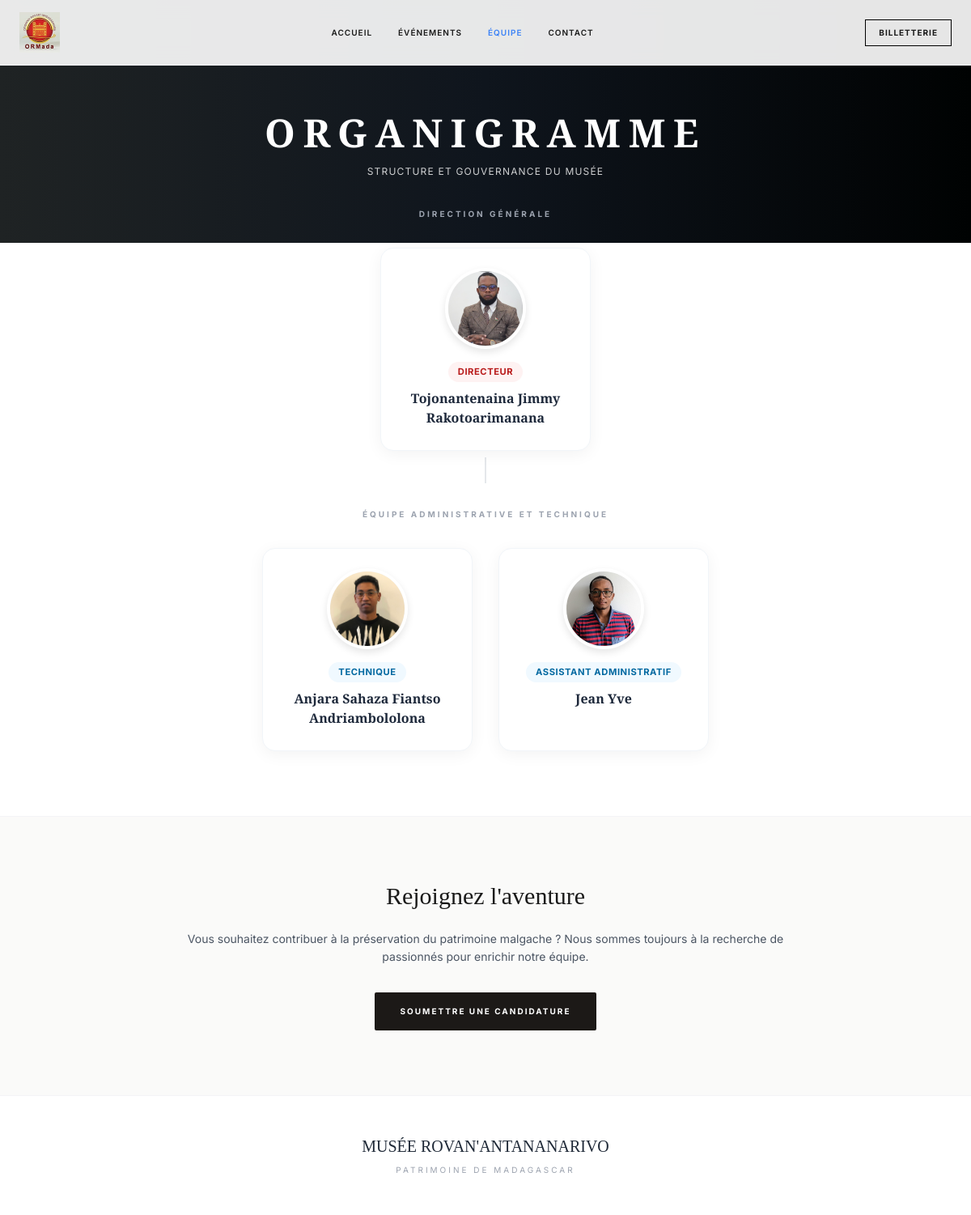
The app's page /equipe/, older data.
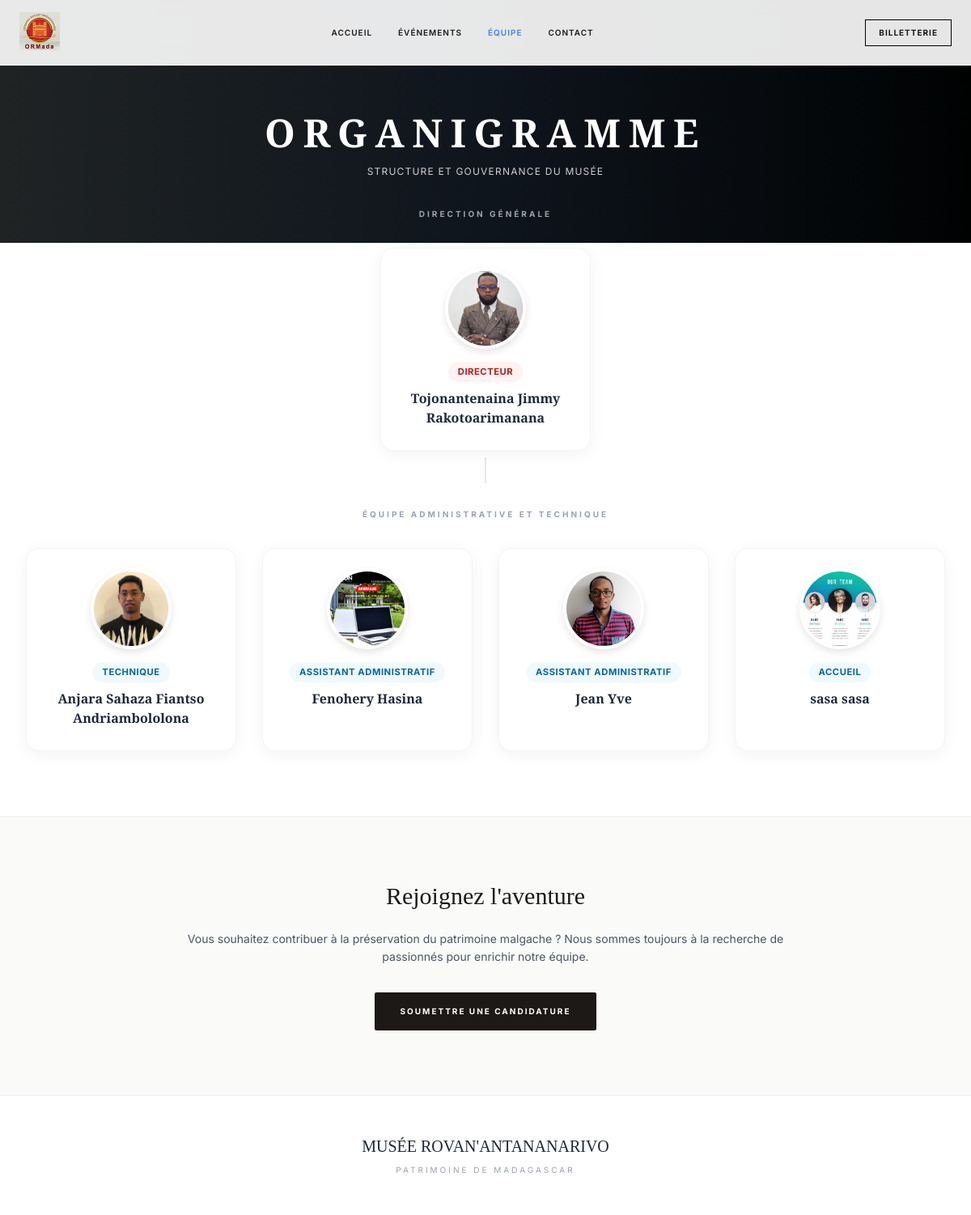
The same page, newer data.
### museum/models.py (models this page shows, shortened)
class StaffMember(models.Model):
    ROLE_CHOICES = [
        ('conservateur', 'Conservateur / Conservatrice'),
        ('guide', 'Agent d\'accueil et de guidage'),
        ('bibliotheque', 'Chef de service de la bibliothèque'),
        ('musee', 'Chef de service du musée'),
        ('conservation', 'Chef de service de la conservation'),
        ('saf', 'Chef de service des affaires financières'),
        ('rh', 'Responsable des ressources humaines'),
        ('informatique', 'Chef de division informatique'),
        ('communication', 'Chef de division communication'),
        ('administration', 'Assistant administratif'),
        ('autre', 'Autre'),
    ]
    first_name = models.CharField(max_length=100, verbose_name="Prénom")
    last_name = models.CharField(max_length=100, verbose_name="Nom")
    role = models.CharField(max_length=50, choices=ROLE_CHOICES, default='autre', verbose_name="Rôle")
    phone = models.CharField(max_length=20, verbose_name="Numéro de téléphone")
    email = models.EmailField(blank=True, verbose_name="Email professionnel")
    bio = models.TextField(blank=True, verbose_name="Biographie courte")
    photo = models.ImageField(upload_to='staff/', blank=True, null=True, verbose_name="Photo")
    is_active = models.BooleanField(default=True, verbose_name="En poste")
    joined_at = models.DateField(null=True, blank=True, verbose_name="Date d'arrivée")
    @property
    def full_name(self):
        return f"{self.first_name} {self.last_name}"
    class Meta:
        verbose_name = "Membre du personnel"
        verbose_name_plural = "Membres du personnel"
        ordering = ['last_name', 'first_name']

### museum/views.py (the view)
# urls.py: path('equipe/', views.staff, name='staff'),
def staff(request):
    members = StaffMember.objects.filter(is_active=True)
    return render(request, 'museum/staff.html', {'members': members})

### museum/templates/museum/staff.html (shortened to what this page needs)
{% load static %}
<!DOCTYPE html>
<html lang="fr">
<head>
    <script src="https://cdn.tailwindcss.com"></script>
</head>
<body>
<nav class="fixed w-full z-50 top-0 bg-white/90 backdrop-blur-md border-b border-gray-100">
    <div class="max-w-7xl mx-auto px-6 h-20 flex items-center justify-between">
        <a href="{% url 'home' %}" class="text-xl font-bold tracking-tighter serif uppercase">
            <img style="height: 50px;" src="{% static 'museum/image/logo.jpg' %}" alt="Logo">
        </a>
        <div class="hidden lg:flex space-x-8 uppercase text-[10px] tracking-widest font-semibold">
            <a href="{% url 'home' %}" class="hover:text-blue-500">Accueil</a>
            <a href="{% url 'events' %}" class="hover:text-blue-500">Événements</a>
            <a href="{% url 'staff' %}" class="text-blue-500">Équipe</a>
            <a href="{% url 'contact' %}" class="hover:text-blue-500">Contact</a>
        </div>
        <a href="{% url 'home' %}#tickets" class="border border-black px-4 py-2 text-[10px] uppercase tracking-widest font-bold hover:bg-black hover:text-white transition-all">Billetterie</a>
    </div>
</nav>
<div class="hero-gradient">
    <h1 class="text-3xl md:text-5xl font-bold tracking-[0.2em] uppercase px-4">Organigramme</h1>
    <p class="opacity-80 mt-4 tracking-widest text-xs">STRUCTURE ET GOUVERNANCE DU MUSÉE</p>
</div>
<div class="org-container">
    <div class="text-center mb-8">
        <span class="text-[10px] font-bold text-gray-400 uppercase tracking-[0.3em]">Direction Générale</span>
    </div>
    <div class="org-level">
        {% for member in members %}
            {% if member.role == 'directeur' or member.role == 'responsable' %}
            <div class="member-card" onclick="openModal('{{ member.full_name|escapejs }}', '{{ member.get_role_display|escapejs }}', '{% if member.photo %}{{ member.photo.url|escapejs }}{% endif %}', '{{ member.bio|escapejs }}', '{{ member.phone|escapejs }}', '{{ member.email|escapejs }}')">
                <div class="photo-container">
                    {% if member.photo %}
                        <img src="{{ member.photo.url }}" class="member-photo-circle" alt="{{ member.full_name }}">
                    {% else %}
                        <div class="member-photo-circle flex items-center justify-center bg-stone-800 text-white text-xl font-bold">
                            {{ member.first_name|first }}{{ member.last_name|first }}
                        </div>
                    {% endif %}
                </div>
                <span class="role-badge" style="background:#fef2f2; color:#b91c1c;">{{ member.get_role_display }}</span>
                <h3 class="member-name">{{ member.full_name }}</h3>
            </div>
            {% endif %}
        {% endfor %}
    </div>
    <div class="text-center mb-8">
        <span class="text-[10px] font-bold text-gray-400 uppercase tracking-[0.3em]">Équipe Administrative et Technique</span>
    </div>
    <div class="org-level">
        {% for member in members %}
            {% if member.role != 'directeur' and member.role != 'responsable' %}
            <div class="member-card" onclick="openModal('{{ member.full_name|escapejs }}', '{{ member.get_role_display|escapejs }}', '{% if member.photo %}{{ member.photo.url|escapejs }}{% endif %}', '{{ member.bio|escapejs }}', '{{ member.phone|escapejs }}', '{{ member.email|escapejs }}')">
                <div class="photo-container">
                    {% if member.photo %}
                        <img src="{{ member.photo.url }}" class="member-photo-circle" alt="{{ member.full_name }}">
                    {% else %}
                        <div class="member-photo-circle flex items-center justify-center bg-gray-200 text-gray-600 text-xl font-bold">
                            {{ member.first_name|first }}{{ member.last_name|first }}
                        </div>
                    {% endif %}
                </div>
                <span class="role-badge">{{ member.get_role_display }}</span>
                <h3 class="member-name">{{ member.full_name }}</h3>
            </div>
            {% endif %}
        {% endfor %}
    </div>
</div>
<section class="bottom-section bg-stone-50 py-20 px-6 border-t border-gray-100 text-center">
    <div class="max-w-3xl mx-auto">
        <h2 class="text-2xl md:text-3xl serif mb-6">Rejoignez l'aventure</h2>
        <p class="text-gray-600 mb-8 leading-relaxed text-sm">
            Vous souhaitez contribuer à la préservation du patrimoine malgache ? Nous sommes toujours à la recherche de passionnés pour enrichir notre équipe.
        </p>
        <a href="{% url 'contact' %}" class="inline-block bg-stone-900 text-white px-8 py-4 text-[10px] uppercase tracking-[0.2em] font-bold hover:bg-blue-600 transition-all rounded-sm">
            Soumettre une candidature
        </a>
    </div>
</section>
<footer class="bg-white text-center py-12 border-t border-gray-100">
    <p class="serif text-xl mb-2 text-gray-800">MUSÉE ROVAN'ANTANANARIVO</p>
    <p class="text-gray-400 text-[10px] uppercase tracking-[0.3em]">Patrimoine de Madagascar</p>
</footer>
</body>
</html>

### museum/templates/museum/staff.html (style rules this page uses)
body { font-family: 'Inter', sans-serif; background-color: #ffffff; color: #1a1a1a; margin: 0; overflow-x: hidden; }
h1, h2, h3, .serif { font-family: 'Playfair Display', serif; }
.hero-gradient { background: linear-gradient(to right, #1f2324, #0f151d, #000202); height: 300px; display: flex; flex-direction: column; align-items: center; justify-content: center; color: white; padding-top: 60px; text-align: center; }
.org-container { max-width: 1200px; margin: -50px auto 80px auto; padding: 0 20px; position: relative; }
.org-level { display: flex; justify-content: center; flex-wrap: wrap; gap: 2rem; margin-bottom: 4rem; position: relative; }
.org-level:not(:last-child)::after { content: ''; position: absolute; bottom: -2.5rem; left: 50%; width: 2px; height: 2rem; background: #e5e7eb; transform: translateX(-50%); }
.member-card { background: white; padding: 1.5rem; border-radius: 1rem; box-shadow: 0 4px 20px rgba(0,0,0,0.05); border: 1px solid #f1f5f9; width: 260px; display: flex; flex-direction: column; align-items: center; text-align: center; transition: all 0.3s ease; position: relative; z-index: 2; }
.photo-container { position: relative; margin-bottom: 1rem; }
.member-photo-circle { width: 100px; height: 100px; border-radius: 50%; border: 4px solid #fff; box-shadow: 0 4px 10px rgba(0,0,0,0.1); object-fit: cover; background-color: #f3f4f6; cursor: pointer; }
.role-badge { font-size: 0.7rem; font-weight: 700; text-transform: uppercase; padding: 4px 12px; border-radius: 20px; background: #f0f9ff; color: #0369a1; margin-bottom: 0.5rem; letter-spacing: 0.05em; }
.member-name { font-size: 1rem; font-weight: 700; color: #1e293b; margin-bottom: 0.25rem; }

Row changes from the older to the newer data that the page shows:
added StaffMember: photo (picture), role "ASSISTANT ADMINISTRATIF", full_name "Fenohery Hasina"
added StaffMember: photo (picture), role "ACCUEIL", full_name "sasa sasa"
